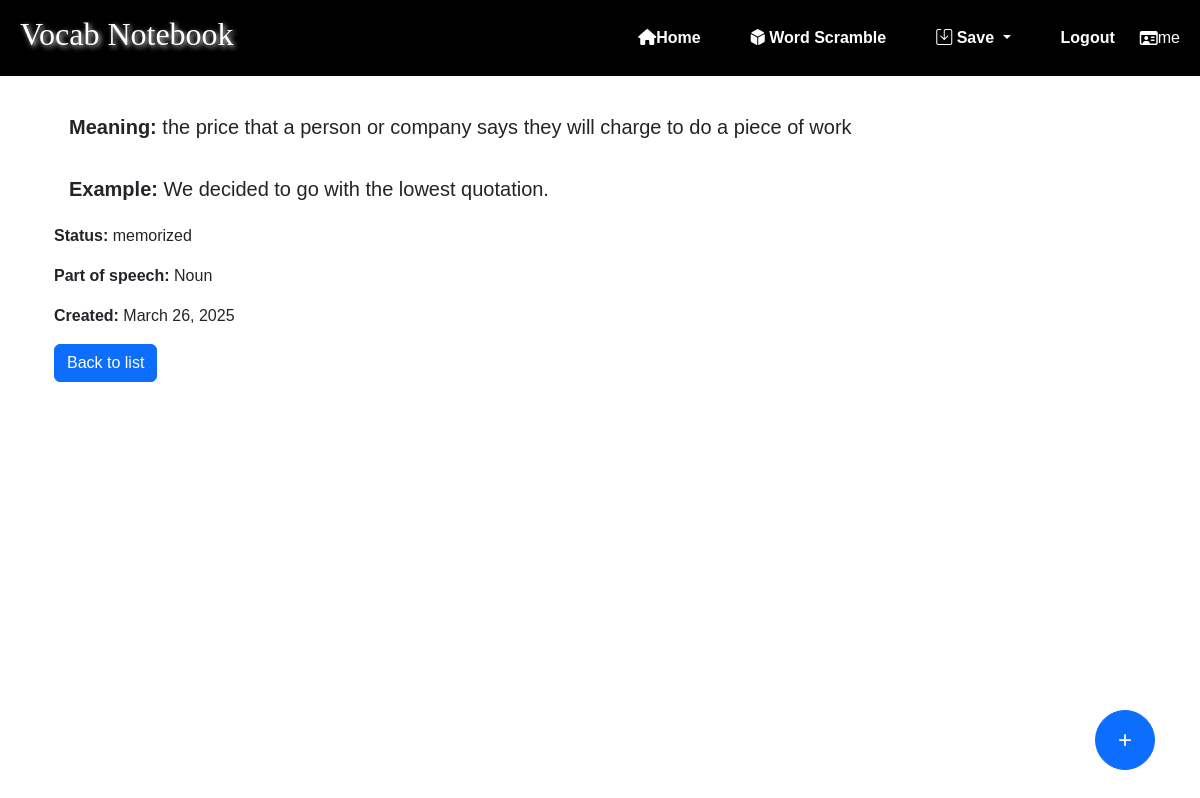
/Test_app/1 (signed in), run on the app's committed database.
### Test_app/models.py (models this page shows, shortened)
class Vocab(models.Model):
    word = models.CharField(max_length=20)
    CATEGORY = (
        ('n', 'Noun'),
        ('v', 'Verb'),
        ('adj', 'Adjective'),
        ('adv', 'Adverb'),
        ('prep', 'Preposition'),
        ('conj', 'Conjunction'),
        ('pron', 'Pronoun'),
        ('int', 'Interjection')
    )
    category = models.CharField(
        max_length=4,
        choices=CATEGORY,
        null=True,
        blank=True,
        help_text='Word Class',
    )
    STATUS = (
        ('m', 'memorized'),
        ('l', 'learning'),
        ('f', 'forgot')
    )
    status = models.CharField(
        max_length=1,
        choices=STATUS,
        default='l',
        help_text='Study Status',
    )
    meaning = models.CharField('Meaning', null=True, blank=True, max_length=200)
    example = models.CharField('Example', null=True, blank=True, max_length=200)
    created_at = models.DateField(auto_now_add=True, help_text='The date the vocab was created.', null=True, blank=True)
    user = models.ForeignKey(User, on_delete=models.CASCADE, related_name='vocab_list')
    def get_full_category_name(self):
        return dict(self.CATEGORY)[self.category]\
    def get_full_status_name(self):
        return dict(self.STATUS)[self.status]

### Test_app/views.py (the view)
# urls.py: path('<int:pk>', views.VocabDetailView.as_view(), name='vocab-detail'),
class VocabDetailView(generic.DetailView):
    model = Vocab

### Test_app/templates/Test_app/vocab_detail.html
{% extends "base.html" %}
{% block content %}
  <div class="container mt-4">
    <h5 style="padding: 15px"><strong>Meaning:</strong> {{ vocab.meaning }}</h5>
    <h5 style="padding: 15px"><strong>Example:</strong> {{ vocab.example }}</h5>
    <p><strong>Status:</strong> {{ vocab.get_full_status_name }}</p>
    <p><strong>Part of speech:</strong> {{ vocab.get_full_category_name }}</p>
    <p><strong>Created:</strong> {{ vocab.created_at }}</p>
    <a href="{% url 'index' %}" class="btn btn-primary">Back to list</a>
  </div>
{% endblock %}

### Test_app/templates/base.html (shortened to what this page needs)
<!doctype html>
<html lang="en">
    <head>
        <link href="https://cdnjs.cloudflare.com/ajax/libs/font-awesome/6.4.0/css/all.min.css" rel="stylesheet">
        <link href="https://cdn.jsdelivr.net/npm/bootstrap-icons/font/bootstrap-icons.css" rel="stylesheet">
        <link href="https://cdn.jsdelivr.net/npm/bootstrap@5.3.3/dist/css/bootstrap.min.css"
          rel="stylesheet"
>
        {% load static %}
        <link rel="stylesheet" href="{% static 'css/styles.css' %}" />
    </head>
    <body>
        <nav class="navbar">
            <div class="data-container">
                <h2><a href="{% url 'index' %}" class="Logo">Vocab Notebook</a></h2>
                <div id="menu-time" class="menu-data animate__animated ">
                    <a href="{% url 'index' %}" class="nav-a"><i class="fa fa-home" aria-hidden="true"></i>Home</a>
                    <a href="{% url 'word_scramble' %}" class="nav-a">
                        <i class="fas fa-dice-d6"></i> Word Scramble
                    </a>
                    <div class="dropdown">
                        <a href="#" class="nav-a dropdown-toggle">
                            <i class="bi bi-save"></i> Save
                        </a>
                    </div>
                    {% if user.is_authenticated %}
                    <a href="{% url 'logout' %}?next={{ request.path }}" class="nav-a">Logout</a>
                    <i class='far fa-id-card'></i>{{ user.get_username }}
                    {% else %}
                    <a href="{% url 'login' %}?next={{ request.path }}" class="nav-a">Login/Sign-up</a>
                    {% endif %}
                </div>
            </div>
        </nav>
        <div class="container">
            {% block content %} {% endblock %}
            <a href="{% url 'add_vocab' %}" class="btn btn-primary btn-lg rounded-circle position-fixed"
            style="bottom: 30px; right: 45px; width: 60px; height: 60px; display: flex; align-items: center; justify-content: center; font-size: 24px;">
            +
            </a>
        </div>
    </body>
</html>

### Test_app/static/css/styles.css (style rules this page uses)
* { padding: 0; margin: 0; box-sizing: border-box; font-family: Arial, Helvetica, sans-serif; }
.navbar { display: flex; background-color: black; padding: 15px 20px; color: white; width: 100%; align-items: center; justify-content: center; }
.data-container { width: 100%; max-width: 1200px; display: flex; justify-content: center; align-items: center; }
.Logo { font-family: Georgia, serif; text-shadow: 2px 2px 5px gainsboro; text-decoration: none; color: white; }
.nav-a { text-decoration: none; color: white; padding: 10px 15px; border-radius: 25px; transition: background-color 0.3s ease-in; margin: 0 10px; font-weight: bold; }
.menu-data { margin-left: auto; display: flex; align-items: center; }
.dropdown { position: relative; display: inline-block; }

### data on the page
Vocab: meaning "the price that a person or company says they will charge to do a piece of work", example "We decided to go with the lowest quotation.", get_full_status_name "memorized", get_full_category_name "Noun", created_at "March 26, 2025"

### other printed values
{{ user.get_username }} "me"
